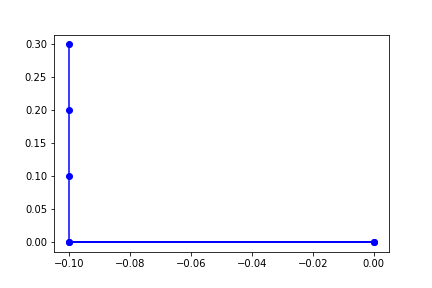

Write the Python code that produced this figure.
#%%
import numpy as np
import gym

from gym import spaces
from gym.utils import seeding

class Navigation2DEnv_Disc(gym.Env):
    def __init__(self, task={}, low=-0.5, high=0.5, max_n_steps=100):
        super().__init__()
        self.low = low
        self.high = high
        self.max_n_steps = max_n_steps
        self._step_count = 0 

        self.observation_space = spaces.Box(low=-np.inf, high=np.inf,
            shape=(2,), dtype=np.float32)
        self.action_space = spaces.Discrete(4) # left, right, up, down

        self._task = task
        self._goal = task.get('goal', np.zeros(2, dtype=np.float32))
        self._state = np.zeros(2, dtype=np.float32)
        self.seed()

    def seed(self, seed=None):
        self.np_random, seed = seeding.np_random(seed)
        return [seed]

    def sample_tasks(self, num_tasks):
        while True: 
            goals = self.np_random.uniform(self.low, self.high, size=(num_tasks, 2))
            if not (goals.sum(0) == 0).any(): break 

        goals = np.round_(goals, 1) # discrete them to 0.1 steps 
        tasks = [{'goal': goal} for goal in goals]
        return tasks

    def reset_task(self, task):
        self._task = task
        self._goal = task['goal']

    def reset(self):
        self._step_count = 0 
        self._state = np.zeros(2, dtype=np.float32)
        return self._state

    def step(self, action):
        assert self.action_space.contains(action)
        # up down left right
        step = np.array({
            0: [0, 0.1], 
            1: [0, -0.1],
            2: [-0.1, 0],
            3: [0.1, 0] 
        }[action])

        self._state = self._state + step

        diff = self._state - self._goal
        reward = -np.sqrt((diff**2).sum())
        done = (np.abs(diff) < 0.01).sum() == 2 

        done = done or self._step_count >= self.max_n_steps
        self._step_count += 1 

        return self._state, reward, done, {'task': self._task}

# %%
env = Navigation2DEnv_Disc()
task = env.sample_tasks(1)[0]
env.reset_task(task)
print(task)

# %%
x, y = env._goal
n_right = x / 0.1 
n_up = y / 0.1 
action_seq = []
for _ in range(int(abs(n_right)+.5)): action_seq.append(3 if n_right > 0 else 2)
for _ in range(int(abs(n_up)+.5)): action_seq.append(0 if n_up > 0 else 1)
action_seq

# %%
states = []
obs = env.reset()
states.append(obs)
for a in [2, 3] + action_seq:
    obs, r, done, _ = env.step(a)
    states.append(obs)
    print(r, done)
    if done: break 
states = np.stack(states)

# %%
import matplotlib.pyplot as plt 
plt.scatter(x, y, marker='*')
plt.scatter(states[:, 0], states[:, 1], color='b')
plt.plot(states[:, 0], states[:, 1], color='b')
plt.savefig('tmp.png')
plt.clf()
import cv2 
img = cv2.imread('tmp.png')
plt.imshow(img)

# %%
# %%
# %%


%%
